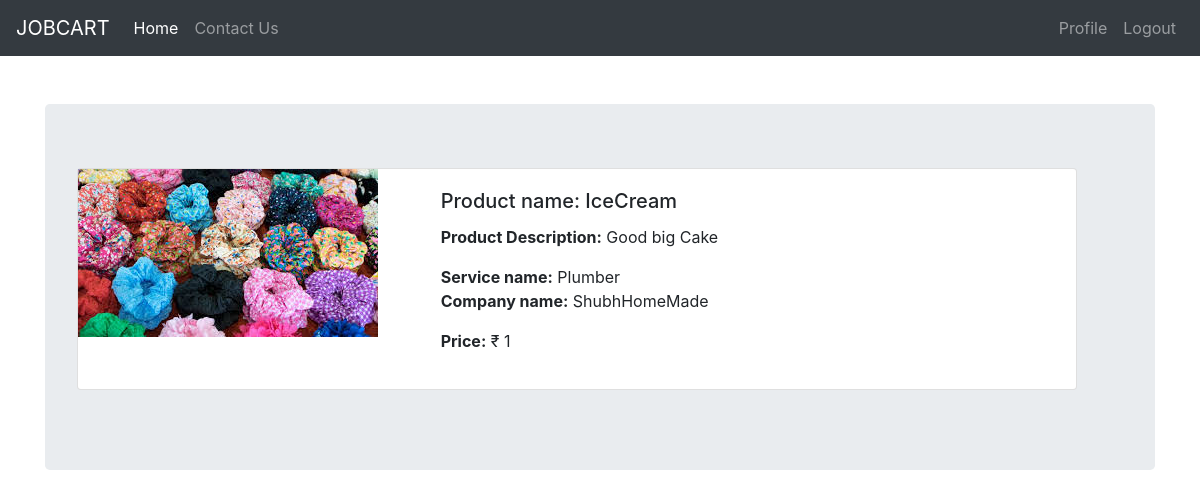
Screenshot of /consumer/product_view/6 (signed in) with the database file from the repository.
### service/models.py (models this page shows, shortened)
class Products(models.Model):
    product_id = models.AutoField
    product_name = models.CharField(max_length=100,default=' ')
    product_desc = models.CharField(max_length=100,default=' ')
    product_price = models.IntegerField()
    product_distributer = models.ForeignKey(ServiceProvider, on_delete = models.CASCADE)
    product_image= models.ImageField(default='default.jpeg', upload_to='product_pics',null=True, blank=True)

class ServiceProvider(models.Model):
    user = models.OneToOneField(User, on_delete=models.CASCADE, primary_key = True)
    service_name = models.CharField(max_length=100,default=' ')
    company_name = models.CharField(max_length=100,default='')
    service_picture = models.ImageField(default='default.jpeg', upload_to='service_pics',null=True, blank=True)
    def __str__(self):
        return self.company_name

### consumer/views.py (the view)
# urls.py: path('product_view/<int:id>', views.productView, name="Product_view"),
def productView(request,id):
	product = Products.objects.filter(id=id)
	return render(request, 'consumer/product_view.html',{'product':product[0]})

### consumer/templates/consumer/product_view.html (shortened to what this page needs)
{% extends "consumer/base_consumer.html" %}
{% block body %}
<div class="container mt-5">
	  <div class="jumbotron" style="max-height: 500px;">
		  <div class="card mb-3" style="max-width: 1000px;">
		  <div class="row g-0">
		    <div class="col-md-4">
		      <img
		        src={{product.product_image.url}}
		        alt="..."
		        class="img-fluid"
		      />
		    </div>
		    <div class="col-md-8">
		      <div class="card-body">
		        <h5 class="card-title" style="">Product name: {{product.product_name}}</h5>
		        <p class="card-text">
		          <b>Product Description:</b> {{product.product_desc}}
		        </p>
		        <p class="card-text">
		          <b>Service name:</b> {{product.product_distributer.service_name}}
		          <br>
		          <b>Company name:</b> {{product.product_distributer}}
		        </p>
		        <p>
		        	<b>Price:</b> &#8377 {{product.product_price}}
		        </p>
		      </div>
		    </div>
		  </div>
		</div>
	</div>
</div>
{% endblock body %}

### rows the page displays
Products: product_image (picture), product_name "IceCream", product_desc "Good big Cake", product_distributer.service_name "Plumber", product_distributer "ShubhHomeMade", product_price "1"
